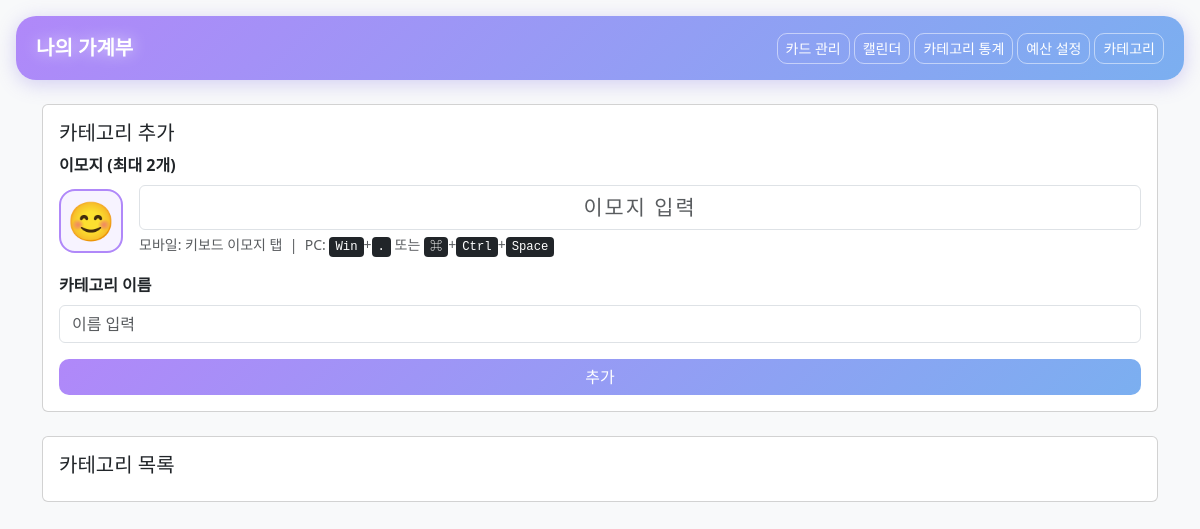
The page /categories on the database as committed earlier.
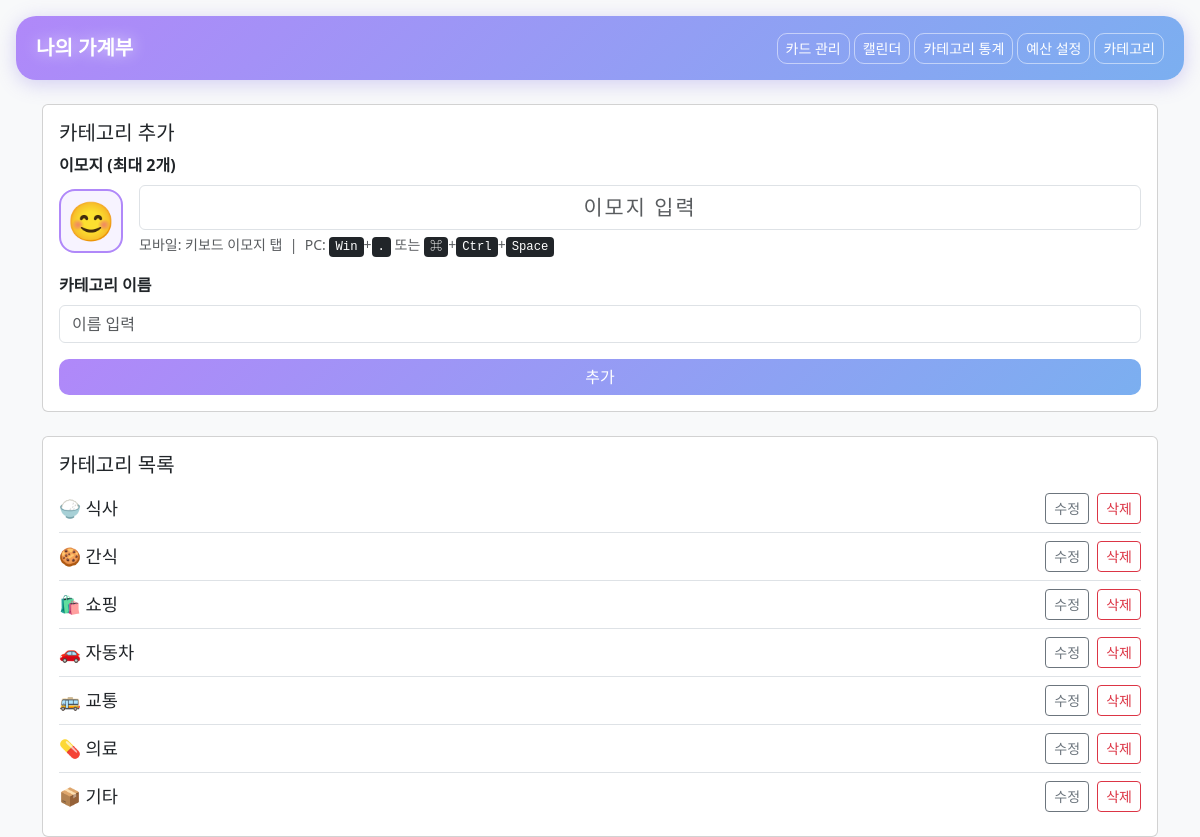
The same page on the database as committed later.
### models.py (models this page shows)
class Category(db.Model):
    id = db.Column(db.Integer, primary_key=True)
    name = db.Column(db.String(50), nullable=False)
    icon = db.Column(db.String(10), nullable=False)  # 이모지

### app.py (the view)
@app.route('/categories', methods=['GET', 'POST'])
def categories():
    if request.method == 'POST':
        name = request.form['name'].strip()
        icon = request.form['icon'].strip()
        if name and icon and not Category.query.filter_by(name=name).first():
            db.session.add(Category(name=name, icon=icon))
            db.session.commit()
    cats = Category.query.order_by(Category.id).all()
    return render_template('categories.html', categories=cats)

### templates/categories.html (shortened to what this page needs)
<!DOCTYPE html>
<html lang="ko">
    <head>
        <link href="https://cdn.jsdelivr.net/npm/bootstrap@5.3.0/dist/css/bootstrap.min.css" rel="stylesheet">
        <link href="https://cdn.jsdelivr.net/npm/bootstrap-icons@1.11.0/font/bootstrap-icons.css" rel="stylesheet">
    </head>
    <body class="bg-light">
        <div class="px-3 pt-3">
        <nav class="navbar mb-4" style="background: linear-gradient(135deg, #b088f9 0%, #7baff0 100%); border-radius: 20px; padding: 12px 20px; box-shadow: 0 4px 20px rgba(123,107,224,0.3);">
            <a class="navbar-brand fw-bold fs-5" href="/" style="color: white; text-shadow: 0 0 16px rgba(255,255,255,0.7);">나의 가계부</a>
            <div class="d-none d-md-flex gap-1">
                <a href="/cards" class="btn btn-sm" style="color: white; border: 1px solid rgba(255,255,255,0.5); border-radius: 10px;">카드 관리</a>
                <a href="/calendar" class="btn btn-sm" style="color: white; border: 1px solid rgba(255,255,255,0.5); border-radius: 10px;">캘린더</a>
                <a href="/stats" class="btn btn-sm" style="color: white; border: 1px solid rgba(255,255,255,0.5); border-radius: 10px;">카테고리 통계</a>
                <a href="/budget" class="btn btn-sm" style="color: white; border: 1px solid rgba(255,255,255,0.5); border-radius: 10px;">예산 설정</a>
                <a href="/categories" class="btn btn-sm" style="color: white; border: 1px solid rgba(255,255,255,0.5); border-radius: 10px;">카테고리</a>
            </div>
        </nav>
        </div>
        <div class="container pb-md-0">
            <div class="card mb-4">
                <div class="card-body">
                    <h5 class="card-title">카테고리 추가</h5>
                    <form action="/categories" method="post">
                        <div class="mb-3">
                            <label class="form-label fw-semibold">이모지 (최대 2개)</label>
                            <div class="d-flex align-items-center gap-3">
                                <div class="emoji-preview" id="addPreview" onclick="document.getElementById('addIcon').focus()">😊</div>
                                <div class="flex-grow-1">
                                    <input type="text" name="icon" id="addIcon" class="form-control emoji-input"
                                        placeholder="이모지 입력" maxlength="8" required>
                                    <small class="text-muted mt-1 d-block">
                                        모바일: 키보드 이모지 탭 &nbsp;|&nbsp;
                                        PC: <kbd>Win</kbd>+<kbd>.</kbd> 또는 <kbd>⌘</kbd>+<kbd>Ctrl</kbd>+<kbd>Space</kbd>
                                    </small>
                                </div>
                            </div>
                        </div>
                        <div class="mb-3">
                            <label class="form-label fw-semibold">카테고리 이름</label>
                            <input type="text" name="name" class="form-control" placeholder="이름 입력" required>
                        </div>
                        <button type="submit" class="btn w-100" style="background: linear-gradient(135deg, #b088f9 0%, #7baff0 100%); color: white; border: none; border-radius: 10px;">추가</button>
                    </form>
                </div>
            </div>
            <div class="card">
                <div class="card-body">
                    <h5 class="card-title">카테고리 목록</h5>
                    <ul class="list-group list-group-flush">
                        {% for cat in categories %}
                        <li class="list-group-item d-flex justify-content-between align-items-center px-0">
                            <span style="font-size: 1.1rem;">{{ cat.icon }} {{ cat.name }}</span>
                            <div>
                                <button class="btn btn-sm btn-outline-secondary me-1"
                                    onclick="openEdit({{ cat.id }}, '{{ cat.icon }}', '{{ cat.name }}')">수정</button>
                                <form action="/categories/delete/{{ cat.id }}" method="post" style="display:inline">
                                    <button type="submit" class="btn btn-sm btn-outline-danger">삭제</button>
                                </form>
                            </div>
                        </li>
                        {% endfor %}
                    </ul>
                </div>
            </div>
        </div>
    </body>
</html>

### templates/categories.html (style rules this page uses)
.emoji-preview { font-size: 2.4rem; width: 64px; height: 64px; display: flex; align-items: center; justify-content: center; background: rgba(176,136,249,0.1); border-radius: 16px; border: 2px solid #b088f9; cursor: pointer; flex-shrink: 0; }
.emoji-input { font-size: 1.3rem; text-align: center; letter-spacing: 2px; }

Rows that differ between the two databases and show on the page:
added Category: icon "🍚", name "식사"
added Category: icon "🍪", name "간식"
added Category: icon "🛍️", name "쇼핑"
added Category: icon "🚗", name "자동차"
added Category: icon "🚌", name "교통"
added Category: icon "💊", name "의료"
added Category: icon "📦", name "기타"
